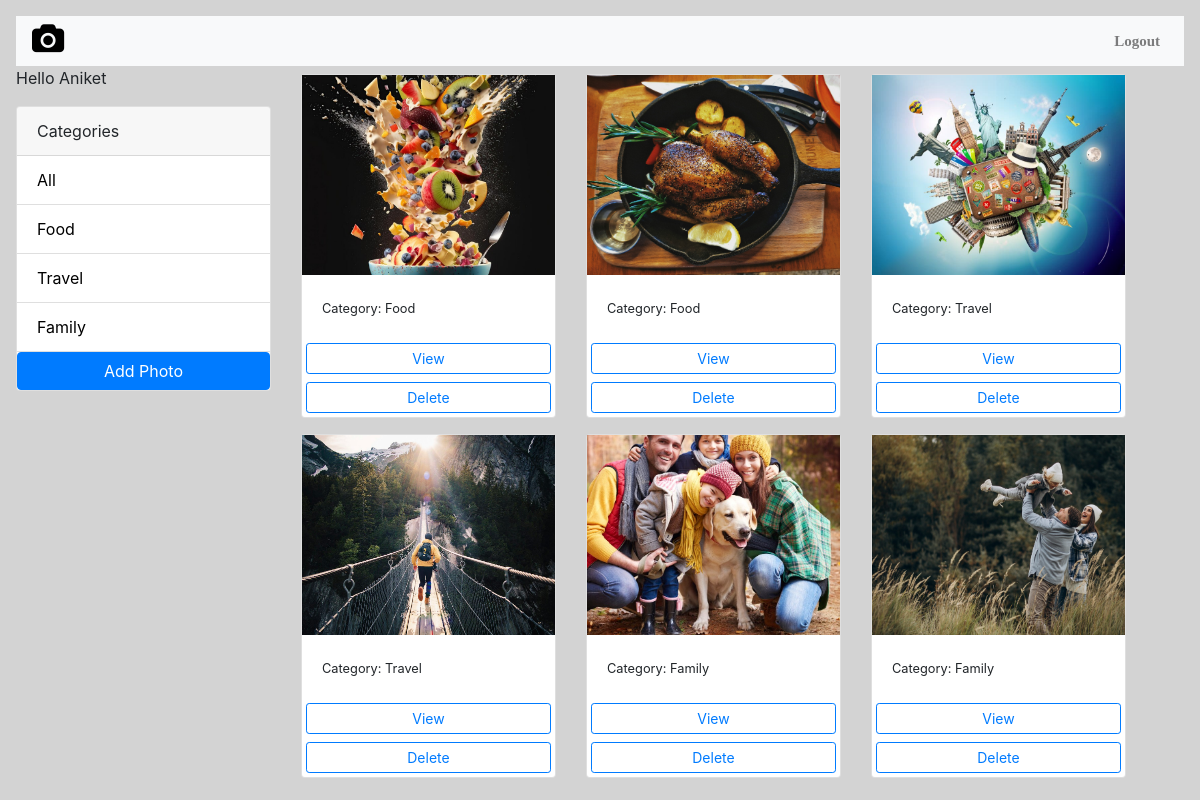
The app's page /gallery/ (signed in) with its own data.
### Photo_Album_Application/models.py (models this page shows, shortened)
class Category(models.Model):
    class Meta:
        verbose_name = 'Category'
        verbose_name_plural = 'Categories'
    user = models.ForeignKey(
        User, on_delete=models.SET_NULL, null=True, blank=True)
    name = models.CharField(max_length=100, null=False, blank=False)

class Photo(models.Model):
    class Meta:
        verbose_name = 'Photo'
        verbose_name_plural = 'Photos'
    category = models.ForeignKey(
        Category, on_delete=models.SET_NULL, null=True, blank=True)
    image = models.ImageField(null=False, blank=False)
    description = models.TextField()

### Photo_Album_Application/views.py (the view)
# urls.py: path('gallery/', views.gallery, name='gallery'),
def gallery(request):
    user = request.user
    print(user, " gallery")
    category = request.GET.get('category')
    if category == None:
        photos = Photo.objects.filter(category__user=user)
    else:
        photos = Photo.objects.filter(
            category__name=category, category__user=user)
    categories = Category.objects.filter(user=user)
    context = {'categories': categories, 'photos': photos}
    return render(request, 'gallery.html', context)

### Photo_Album_Application/templates/gallery.html (shortened to what this page needs)
<!DOCTYPE html>
<html lang="en">
<head>
    <link href="https://stackpath.bootstrapcdn.com/bootstrap/4.5.2/css/bootstrap.min.css" rel="stylesheet">
    <link rel="stylesheet" href="https://cdnjs.cloudflare.com/ajax/libs/font-awesome/4.7.0/css/font-awesome.min.css">
    <link href="https://stackpath.bootstrapcdn.com/bootstrap/4.5.2/css/bootstrap.min.css" rel="stylesheet">
    <link rel="stylesheet" href="https://cdnjs.cloudflare.com/ajax/libs/font-awesome/4.7.0/css/font-awesome.min.css">
    {% load static %}
</head>
<body>
    <nav class="navbar navbar-expand-lg navbar-light bg-light">
        <a class="navbar-brand" href="{%url 'home'%}"><i class="fa fa-camera" style="font-size:30px;color:black"></i></a>
        <div class="collapse navbar-collapse" id="navbarNav">
            <ul class="navbar-nav ml-auto">
                <li class="nav-item active">
                <li class="nav-item">
                    <a class="nav-link" href="{% url 'login'%}"><b>Logout</b></a>
                </li>
            </ul>
        </div>
    </nav>
    <body class="m-3">
    <div class="container">
        <div class="row">
            <div class="col-md-3">
                {% if request.user.is_authenticated %}
                <p>Hello {{request.user}}</p>
                {% endif %}
                <div class="card my-3">
                    <div class="card-header">
                        Categories
                    </div>
                    <ul class="list-group list-group-flush">
                        <li class="list-group-item">
                            <a href="{% url 'gallery' %}">All</a>
                        </li>
                        {% for category in categories %}
                        <li class=" list-group-item">
                            <a href="{% url 'gallery' %}?category={{category.name}}">
                                {{category.name}}
                            </a>
                        </li>
                        {% endfor %}
                        <a href="{% url 'add' %}" class="btn btn-primary btn-block ">Add Photo</a>
                    </ul>
                </div>
            </div>
            <div class="col-md-9">
                <div class="row">
                    {% for photo in photos %}
                    <div class="col-md-4">
                        <div class="card my-2">
                            <img class="image-thumbail" src="{{photo.image.url}}" alt="Card image cap">
                            <div class="card-body">
                                <small>Category: {{photo.category.name}}</small>
                            </div>
                            <a href="{% url 'photo' photo.id %}" class="btn btn-outline-primary btn-sm m-1">View</a>
                            <a class="btn btn-outline-primary btn-sm m-1" onclick ="delete_photo()">Delete</a>
                        </div>
                    </div>
                    {% empty %}
                    <h3>No photos</h3>
                    {% endfor %}
                </div>
            </div>
        </div>
    </div>
</body>
<link rel='stylesheet' href='https://cdn.jsdelivr.net/npm/sweetalert2@7.12.15/dist/sweetalert2.min.css'></link>
</html>

### Photo_Album_Application/templates/gallery.html (style rules this page uses)
.image-thumbail { height: 200px; object-fit: cover; }
.list-group-item a { text-decoration: none; color: black; }
.navbar { font-family: Times, serif, Arial Black; font-size: 15px; background-color: grey; height: 60px; text-align: center; text-decoration: none; }
.navbar { font-family: Georgia, serif, Arial Black; font-size: 15px; background-color: black; height: 50px; text-align: center; text-decoration: none; }
body { background-color: lightgrey; }
.container { margin-left: -15px; }

### records on screen
Category: name "Food"
Category: name "Travel"
Category: name "Family"
Photo: image (picture), category.name "Food"
Photo: image (picture), category.name "Food"
Photo: image (picture), category.name "Travel"
Photo: image (picture), category.name "Travel"
Photo: image (picture), category.name "Family"
Photo: image (picture), category.name "Family"

### other values on screen
{{ request.user }} "Aniket"
